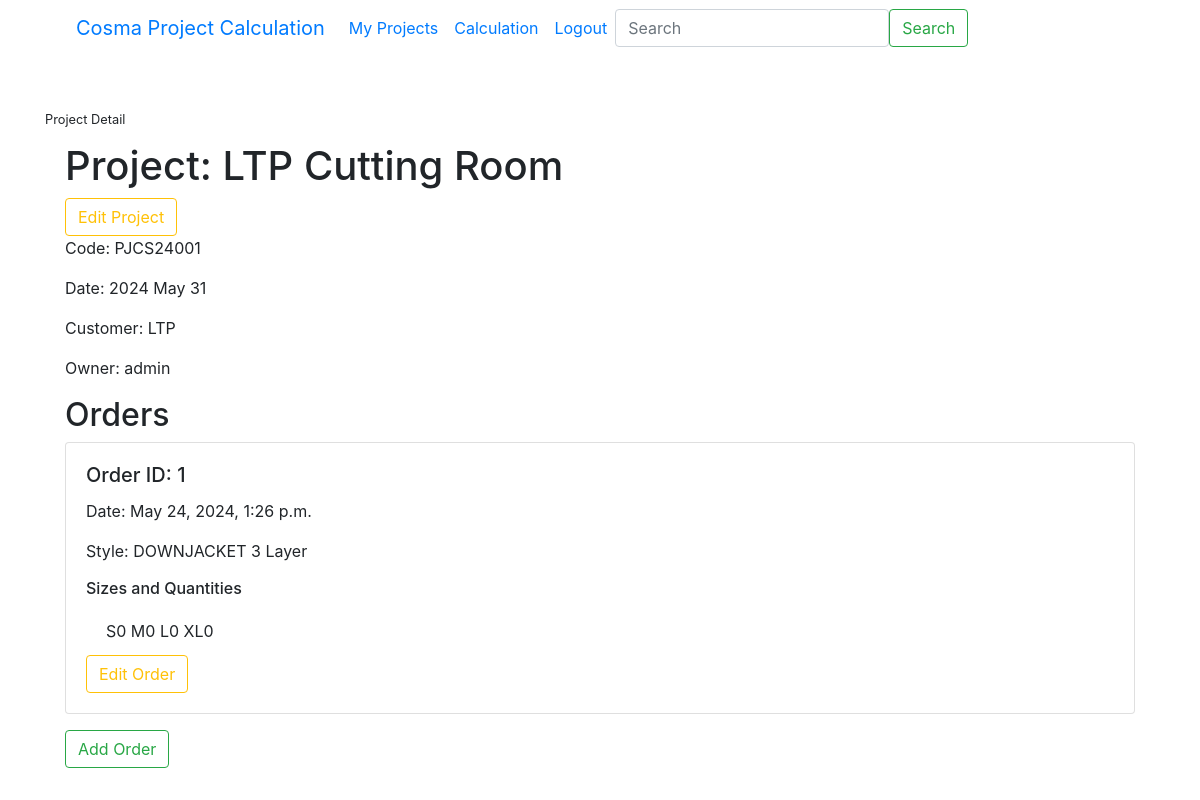
The app's page /project/PJCS24001/ (signed in), older data.
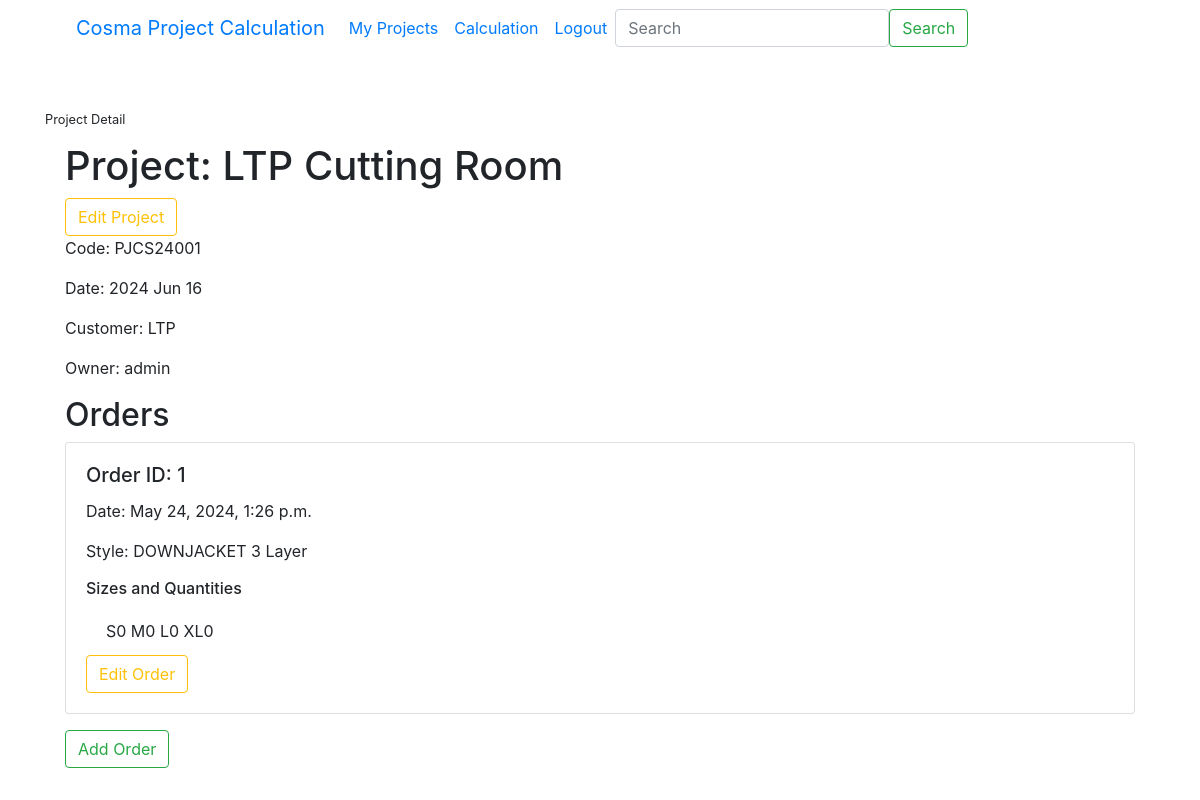
The same page, newer data.
### cuttingcal/models.py (models this page shows, shortened)
class Project(models.Model):
    code = models.CharField(max_length=10, primary_key=True)
    name = models.TextField()
    date = models.DateTimeField(default=timezone.now)
    customer = models.ForeignKey(Customer, on_delete=models.CASCADE, related_name='projects')
    owner = models.ForeignKey(User, on_delete=models.CASCADE, related_name='projects', null=False, default=1)

class Customer(models.Model):
    name = models.CharField(max_length=255)

class User(AbstractUser):
    pass

### cuttingcal/views.py (the view)
# urls.py: path('project/<str:code>/', views.project, name='project'),
def project(request, code):
    project = get_object_or_404(Project, code=code)
    if project.owner == request.user:
        orders = project.orders.all()  # Get all orders associated with the project
        order_details = []
        for order in orders:
            sizes = order.sizes.all()  # Get all sizes for the order
            style = order.style  # Get the style of the order
            order_details.append({
                'order': order,
                'sizes': sizes,
                'style': style,
            })
        return render(request, 'cuttingcal/project.html', {
            'project': project,
            'order_details': order_details,
        })
    else:
        return render(request, 'cuttingcal/index.html')

### cuttingcal/templates/cuttingcal/project.html (shortened to what this page needs)
{%extends 'cuttingcal/layout.html'%}
{%load static%}
{%block body%}
    <small>Project Detail</small>
    <div class="projectdetail">
        <ul class="list-group list-group-flush">
            <li class="list-group-item">
                <h1 id="projectName">Project: {{ project.name }}</h1>
                <button class="btn btn-outline-warning" id="edit_project">Edit Project</button>
                <p id="projectCode">Code: {{ project.code }}</p>
                <p id="projectDate">Date: {{ project.date|date:"Y M d" }}</p>
                <p id="projectCustomer">Customer: {{ project.customer.name }}</p>
                <p id="projectOwner">Owner: {{ project.owner.username }}</p>
                <h2>Orders</h2>
                {% for detail in order_details %}
                    <div class="card mb-3">
                        <div class="card-body">
                            <h5 class="card-title">Order ID: {{ detail.order.id }}</h5>
                            <p class="card-text">Date: {{ detail.order.date }}</p>
                            <p class="card-text">Style: {{ detail.style.name }}</p>
                            <h6>Sizes and Quantities</h6>
                            <ul class="list-group list-group-horizontal" >
                                    <li class="list-group-item flex-fill">
                                        {% for size in detail.sizes %}
                                            {{ size.size }}{{ size.qty }}
                                        {% endfor %}
                                    </li>
                            </ul>
                            <button class="btn btn-outline-warning" id="edit_order" data-project-code="{{ detail.order.project.code }}" data-order-id="{{ detail.order.id }}">Edit Order</button>
                        </div>
                    </div>
                {% endfor %}
                <button class="btn btn-outline-success" id="add_order">Add Order</button>
            </li>
        </ul>
    </div>
{%endblock%}

Row changes from the older to the newer data that the page shows:
changed Project "LTP Cutting Room": date "2024 May 31" → "2024 Jun 16"
